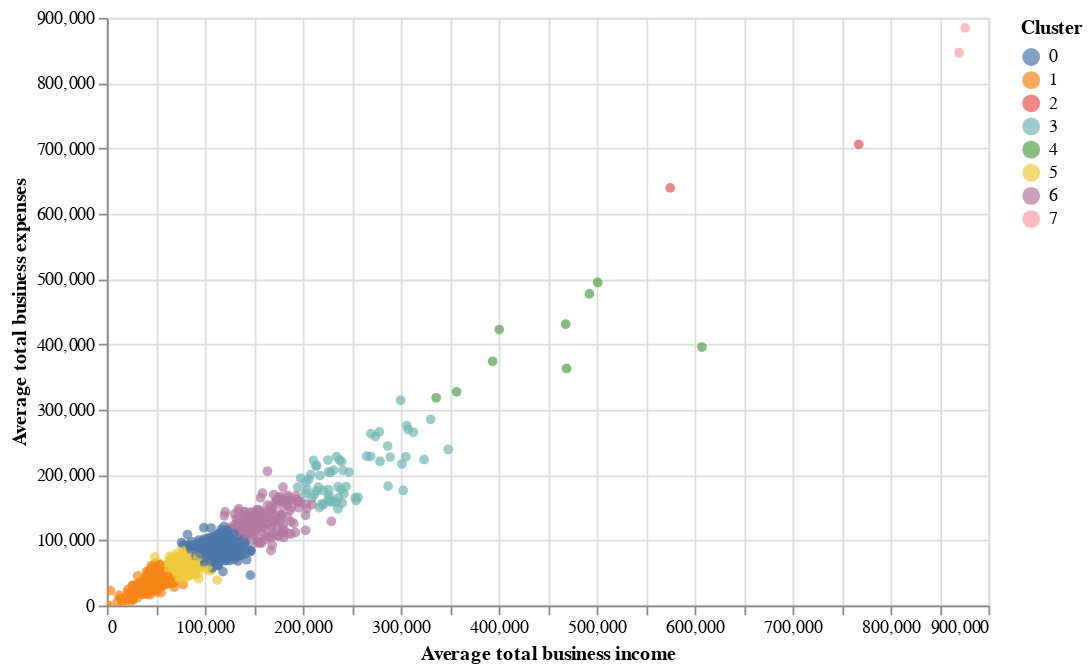

Notebook code cell kept with this figure:
### Code cell
# Instanciando un gráfico de dispersión
scatter_plot = alt.Chart(df2).mark_circle()

# Especificando la visualización del gráfico de dispersión y opciones de interactividad
scatter_plot.encode(x = 'Average total business income',   # Etiqueta en el eje x
                    y = 'Average total business expenses', # Etiqueta en el eje y
                    color = 'Cluster:N',                   # Coloreando cada grupo
                    tooltip = ['Postcode', 'Cluster',      # Información mostrada
                               'Average total business income',
                               'Average total business expenses']).properties(width = 495,
                                                                               height = 330).interactive()

### Figure 1 — Vega-Lite specification as saved in the notebook (floating-point values rounded to 4 significant figures; data arrays with more than 128 entries replaced by an {"elided": "..."} marker saying what was removed)
{"config": {"view": {"continuousWidth": 300, "continuousHeight": 300}}, "data": {"name": "data-7401f5708da6ac07bd355adda434e1c0"}, "mark": {"type": "circle"}, "encoding": {"color": {"field": "Cluster", "type": "nominal"}, "tooltip": [{"field": "Postcode", "type": "quantitative"}, {"field": "Cluster", "type": "quantitative"}, {"field": "Average total business income", "type": "quantitative"}, {"field": "Average total business expenses", "type": "quantitative"}], "x": {"field": "Average total business income", "type": "quantitative"}, "y": {"field": "Average total business expenses", "type": "quantitative"}}, "height": 330, "params": [{"name": "param_2", "select": {"type": "interval", "encodings": ["x", "y"]}, "bind": "scales"}], "width": 495, "$schema": "https://vega.github.io/schema/vega-lite/v5.20.1.json", "datasets": {"data-7401f5708da6ac07bd355adda434e1c0": {"elided": "2473 records"}}}
